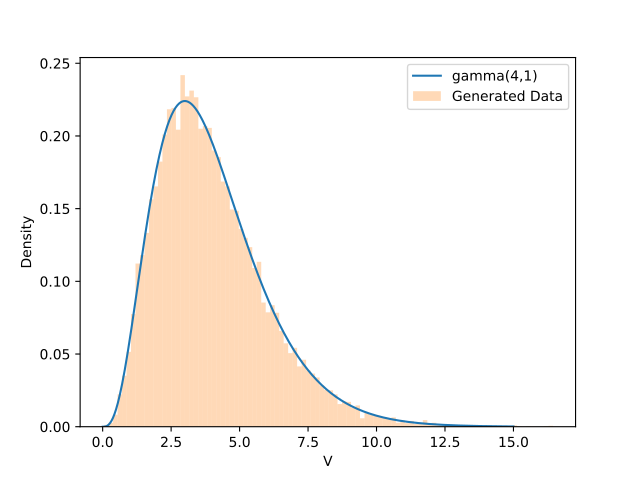

The Python source for this figure:
import numpy as np
import matplotlib.pyplot as plt
from scipy import stats as st
rng = np.random.default_rng()


n = 20000  # サンプル数

#ガンマ関数の確率密度関数(k=4, theta=1)
def gamma(x):
    ans = (x**3) * np.exp(-x) / 6
    return ans


def rejection_sampling(n):
    samples = []
    while len(samples) < n:
        u = rng.uniform(0, 1)
        v = st.cauchy.rvs()
        hv = 1/(v**2 + 1)
        if u <= gamma(v)/(5*hv) and v>0:
            samples.append(v)  # 棄却法によりサンプルを受け入れる
    return samples


# ガンマ分布のサンプル生成
samples = rejection_sampling(n)


x_plt = np.linspace(0,15,10000)
pdf = gamma(x_plt)


# ヒストグラムをプロット
plt.plot(x_plt, pdf, label="gamma(4,1)")
plt.hist(samples, bins=100, density=True, alpha=0.3, label='Generated Data')
plt.xlabel('V')
plt.ylabel('Density')
plt.legend()
plt.show()
